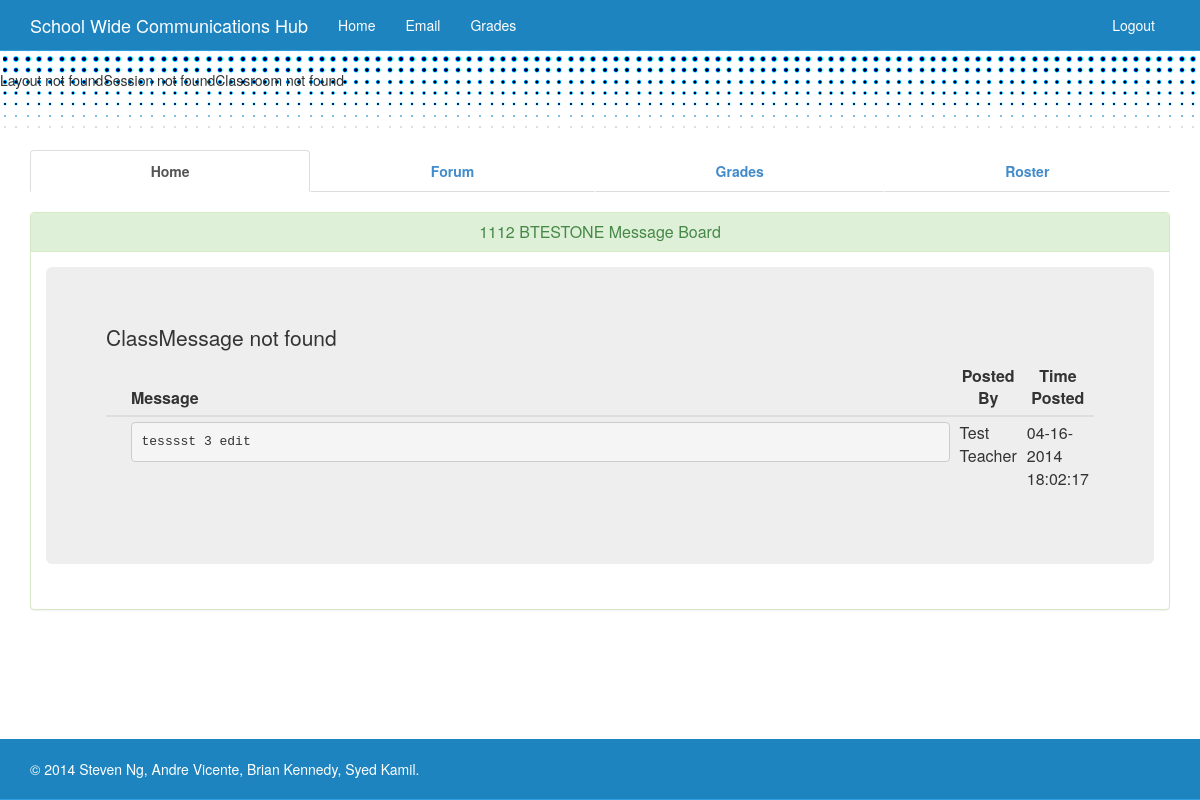
The app's page /classPage.php?classid=13 (signed in) with its own data.
### tables this page shows
CREATE TABLE IF NOT EXISTS `classroom` (
  `classID` int(10) NOT NULL AUTO_INCREMENT,
  `course_number` varchar(9) NOT NULL,
  `course_name` varchar(25) NOT NULL,
  `start_date` date NOT NULL,
  `end_date` date NOT NULL,
  `start_time` time NOT NULL,
  `end_time` time NOT NULL,
  `semester` varchar(6) NOT NULL,
  `year` varchar(9) NOT NULL,
  `teacherID` int(10) NOT NULL,
  `forumName` varchar(16) NOT NULL,
  `status` tinyint(1) NOT NULL,
  PRIMARY KEY (`classID`)
);

CREATE TABLE IF NOT EXISTS `class_messageboard` (
  `class_messageID` int(4) unsigned NOT NULL AUTO_INCREMENT,
  `messageContent` text,
  `accountID` int(10) NOT NULL,
  `authorFirstName` varchar(25) NOT NULL DEFAULT 'Test',
  `authorLastName` varchar(30) NOT NULL DEFAULT 'Admin',
  `messageDate` datetime DEFAULT NULL,
  `classID` int(10) NOT NULL,
  PRIMARY KEY (`class_messageID`)
);

### classes/session.php (called while the page is built, shortened)
<?php
require_once dirname(dirname(__FILE__)) . '\AutoLoader.php';
class Session
{
	private $userID, $userName, $userType, $firstName, $lastName, $database;
	public function __construct(array $userData, PDO $db)
	{
		$this->userType = $userData['sess_role'];
		$this->database = $db;
	}
	public function getUserType()
	{
		return $this->userType;
	}
	public function getUserTypeFormatted()
	{
		$stmt =  $this->database->query('SELECT description FROM role WHERE role = "' . $this->userType . '"');
		$result = $stmt->fetchAll(PDO::FETCH_ASSOC);
		return $result[0]['description'];
	}
}
?>

### classes/classroom.php (called while the page is built, shortened)
<?php
class Classroom
{
	private $classID, $course_number, $course_name, $start_date, $end_date, $start_time, $end_time, $semester, $year, $teacherID, $teacherUser, $teacherFirst, $teacherLast, $forumName, $status, $database;
	public function __construct($classInfo, $teacherInfo, PDO $db)
	{
		$this->course_number = $classInfo['course_number'];
		$this->course_name = $classInfo['course_name'];
	}
	public function getCourseNumber()
	{
		return $this->course_number;
	}
	public function getCourseName()
	{
		return $this->course_name;
	}
}
?>

### classes/classmessage.php (called while the page is built, shortened)
<?php
class ClassMessage
{
	private $msgID, $acct_ID, $athr_first, $athr_last, $date_posted, $msg_content, $clssID;
	public function __construct($messageinfo)
	{
		$this->athr_first = $messageinfo['authorFirstName'];
		$this->athr_last = $messageinfo['authorLastName'];
		$this->date_posted = $messageinfo['messageDate'];
		$this->msg_content = $messageinfo['messageContent'];
	}
	public function getAuthorFirst()
	{
		return $this->athr_first;
	}
	public function getAuthorLast()
	{
		return $this->athr_last;
	}
	public function getDateFormatted()
	{
		$date = DateTime::createFromFormat('Y-m-d H:i:s', $this->date_posted);
		return $date->format('m-d-Y H:i:s');
	}
	public function getMessage()
	{
		return $this->msg_content;
	}
}
?>

### classPage.php (the view, shortened to what this page needs)
<html>
<?php
require_once '\AutoLoader.php';
$layout = new Layout();
$database = new PDO('mysql:host=localhost;dbname=sms;charset=utf8', 'root', '');
$session = new Session($_SESSION, $database);
$classid = $_GET['classid'] or die(header('Location: error.php'));
$query = $database->query('SELECT * FROM classroom WHERE classID = "' . $classid . '"');
$result = $query->fetchAll(PDO::FETCH_ASSOC);
$query =  $database->query('SELECT username, firstname, lastname FROM teacher WHERE accountID = "' . $result[0]['teacherID'] . '"');
$teacher = $query->fetchAll(PDO::FETCH_ASSOC);
$classroom = new Classroom($result[0], $teacher, $database);
echo $layout->loadFixedMainNavBar($session->getUserTypeFormatted(), $classroom->getCourseNumber() . ' ' . $classroom->getCourseName() . ' &middot Class Page', '');
?>
<link rel="stylesheet" type="text/css" href="bootstrap/css/dataTables.bootstrap.css">
<link href="bootstrap/css/background.css" rel="stylesheet">
<link href="bootstrap/css/jquery-ui-1.10.4.custom.css" rel="stylesheet">
<div class="container bottomMargin">
	<div class="bs-example bs-example-tabs">
		<ul id="myTab" class="nav nav-tabs nav-justified">
			  <li id="homeTab" class="active"><a href="#home" data-toggle="tab"><b>Home</b></a></li>
			  <li id="forumTab"><a href="#forum" data-toggle="tab"><b>Forum</b></a></li>
			  <?php
				if ($_SESSION['sess_role'] != 3)
				{
					echo '
						 <li id="registerTab"><a href="#register" tabindex="-1" data-toggle="tab"><b>Register</b></a></li>
						 <li id="rosterTab"><a href="#rosterList" tabindex="-1" data-toggle="tab"><b>Roster</b></a></li>
						 <li id="allGradesTab"><a href="#allGrades" data-toggle="tab"><b>All Grades</b></a></li>
						 ';
				}
				else
				{
					echo '
						<li id="gradesTab"><a href="#grades" data-toggle="tab"><b>Grades</b></a></li>
						<li id="rosterTab"><a href="#rosterList" tabindex="-1" data-toggle="tab"><b>Roster</b></a></li>
						';
				}
			  ?>
		</ul>
	<div id="myTabContent" class="tab-content">
	  <div class="tab-pane fade in active" id="home">
		<br />
<div class="panel-group" id="accordion">
  <div class="panel panel-success">
    <div class="panel-heading">
      <h3 class="panel-title" align="center">
        <a data-toggle="collapse" data-parent="#accordion" href="#collapseTwo">
	 <?php echo $classroom->getCourseNumber() . " " . $classroom->getCourseName(); ?> Message Board
	</a>
      </h3>
    </div>
    <div id="collapseTwo" class="panel-collapse collapse <?php echo ($session->getUserType() == 3) ? 'in' : ''; ?>">
      <div class="panel-body">
	<div class="jumbotron">
		<div class="table-responsive">
			<table class="table table-condensed" id="messageTable">
				<thead>
					<tr>
						<th></th>
						<th></th>
						<th>
							Message
						</th>
						<th style="text-align: center;">
							Posted By
						</th>
						<th style="text-align: center;">
							Time Posted
						</th>
					</tr>
				</thead>
				<tbody>
					<?php
						$count = 0;
						$classid = $_GET['classid'];
						$query = $database->query("SELECT * FROM class_messageboard  WHERE classID = " . $classid . " ORDER BY messageDate DESC");
						if ($query->rowCount() == 0)
						{
							echo '
									<tr>
										<td></td><td></td>
										<td>
											No class message available.
										</td>
										<td></td><td></td>
									</tr>
								';
						}
						else
						{
							foreach ($query as $row)
							{
									$message = new ClassMessage($row);
									echo $layout->loadClassMessages($message, $classid, $count, $session->getUserType());
									$count++;
							}
						}
					?>
				</tbody>
			</table>
		</div>
	</div>
      </div>
    </div>
  </div>
</div>
	  </div>
	</div>
	</div>
</div>
<?php
	echo $layout->loadFooter('');
?>
</html>

### classes/layout.php (shortened to what this page needs)
<?php
class Layout
{
	public function loadFixedMainNavBar($type, $title, $dir)
    {
		if ($type == "Admin")
		{
			if ($title == "Admin Main")
			{
				$links = '
						  <li class="active"><a href="'. $dir .'admin/main.php">Home</a></li>
						  <li><a href="'. $dir .'emailPage.php">Email</a></li>
						  <li class="dropdown">
						  <a href="#" class="dropdown-toggle" data-toggle="dropdown">Manage Accounts <b class="caret"></b></a>
						  <ul class="dropdown-menu">
							<li><a href="'. $dir .'admin/register.php">Add</a></li>
							<li><a href="'. $dir .'admin/viewUser.php">View/Edit</a></li>
						  </ul>
						  </li>
						  <li class="dropdown">
							  <a href="#" class="dropdown-toggle" data-toggle="dropdown">Manage Classes <b class="caret"></b></a>
							  <ul class="dropdown-menu">
								<li><a href="'. $dir .'admin/classForm.php">Add</a></li>
								<li><a href="'. $dir .'admin/viewClasses.php">View/Edit</a></li>
							  </ul>
						  </li>';
			}
			else if ($title == "Email")
			{
				$links = '
						  <li><a href="'. $dir .'admin/main.php">Home</a></li>
						  <li class="active"><a href="'. $dir .'emailPage.php">Email</a></li>
						  <li class="dropdown">
						  <a href="#" class="dropdown-toggle" data-toggle="dropdown">Manage Accounts <b class="caret"></b></a>
						  <ul class="dropdown-menu">
							<li><a href="'. $dir .'admin/register.php">Add</a></li>
							<li><a href="'. $dir .'admin/viewUser.php">View/Edit</a></li>
						  </ul>
						  </li>
						  <li class="dropdown">
							  <a href="#" class="dropdown-toggle" data-toggle="dropdown">Manage Classes <b class="caret"></b></a>
							  <ul class="dropdown-menu">
								<li><a href="'. $dir .'admin/classForm.php">Add</a></li>
								<li><a href="'. $dir .'admin/viewClasses.php">View/Edit</a></li>
							  </ul>
						  </li>';
			}
			else
			{
				$links = '
						  <li><a href="'. $dir .'admin/main.php">Home</a></li>
						  <li><a href="'. $dir .'emailPage.php">Email</a></li>
						  <li class="dropdown">
						  <a href="#" class="dropdown-toggle" data-toggle="dropdown">Manage Accounts <b class="caret"></b></a>
						  <ul class="dropdown-menu">
							<li><a href="'. $dir .'admin/register.php">Add</a></li>
							<li><a href="'. $dir .'admin/viewUser.php">View/Edit</a></li>
						  </ul>
						  </li>
						  <li class="dropdown">
							  <a href="#" class="dropdown-toggle" data-toggle="dropdown">Manage Classes <b class="caret"></b></a>
							  <ul class="dropdown-menu">
								<li><a href="'. $dir .'admin/classForm.php">Add</a></li>
								<li><a href="'. $dir .'admin/viewClasses.php">View/Edit</a></li>
							  </ul>
						  </li>';
			}
		}
		else if ($type == "Student")
		{
			if ($title == 'Student Main')
			{
				$links = '
						<li class="active"><a href="'. $dir .'student/main.php">Home</a></li>
						<li><a href="'. $dir .'emailPage.php">Email</a></li>
						<li><a href="'. $dir .'student/studentGrades.php">Grades</a></li>';
			}
			else if ($title == "Email")
			{
				$links = '
						<li><a href="'. $dir .'student/main.php">Home</a></li>
						<li class="active"><a href="'. $dir .'emailPage.php">Email</a></li>
						<li><a href="'. $dir .'student/studentGrades.php">Grades</a></li>';
			}
			else if ($title == "Grades")
			{
				$links = '
						<li><a href="'. $dir .'student/main.php">Home</a></li>
						<li><a href="'. $dir .'emailPage.php">Email</a></li>
						<li class="active"><a href="'. $dir .'student/studentGrades.php">Grades</a></li>';
			}
			else
			{
				$links = '
						<li><a href="'. $dir .'student/main.php">Home</a></li>
						<li><a href="'. $dir .'emailPage.php">Email</a></li>
						<li><a href="'. $dir .'student/studentGrades.php">Grades</a></li>';
			}
		}
		$func = '<!DOCTYPE html>
		<html lang="en">
		  <head>
			<meta charset="utf-8">
			<meta http-equiv="X-UA-Compatible" content="IE=edge">
			<meta name="viewport" content="width=device-width, initial-scale=1">
			<meta name="description" content="">
			<meta name="author" content="">
			<link rel="shortcut icon" href="../../assets/ico/favicon.ico">
			<title>' . $title . '</title>
			<link href="'. $dir .'bootstrap/css/bootstrap.css" rel="stylesheet">
			<link href="'. $dir .'bootstrap/css/sticky-footer-navbar.css" rel="stylesheet">
			<!--[if lt IE 9]>
			  <script src="https://oss.maxcdn.com/libs/html5shiv/3.7.0/html5shiv.js"></script>
			  <script src="https://oss.maxcdn.com/libs/respond.js/1.4.2/respond.min.js"></script>
			<![endif]-->
		  </head>
		  <body>
			<div class="navbar navbar-default navbar-fixed-top" role="navigation">
			  <div class="container">
				<div class="navbar-header">
				  <button type="button" class="navbar-toggle" data-toggle="collapse" data-target=".navbar-collapse">
					<span class="sr-only">Toggle navigation</span>
					<span class="icon-bar"></span>
					<span class="icon-bar"></span>
					<span class="icon-bar"></span>
				  </button>
				  <a class="navbar-brand" href="'. $dir .'index.php">School Wide Communications Hub</a>
				</div>
				<div class="collapse navbar-collapse">
				  <ul class="nav navbar-nav">
					' . $links . '
				  </ul>
				<ul class="nav navbar-nav navbar-right">
					<li><a href="'. $dir .'classes/logout.php">Logout</a></li>
				</ul>
				</div>
			  </div>
			</div>
			';
		return $func;
	}
	public function loadFooter($dir)
    {
		$func = '
			<div class="navbar navbar-default navbar-fixed-bottom">
			  <div class="container">
				<p class="text-muted">&copy 2014 Steven Ng, Andre Vicente, Brian Kennedy, Syed Kamil.</p>
			  </div>
			</div>
			<!-- Bootstrap core JavaScript
			================================================== -->
			<script src="https://ajax.googleapis.com/ajax/libs/jquery/1.11.0/jquery.min.js"></script>
			<script src="'. $dir .'bootstrap/js/bootstrap.js"></script>
		  </body>';
		return $func;
	}
	public function loadClassMessages(ClassMessage $mssg, $clssID, $modalNum, $role)
	{
		$edt =  '
				<button type="button" class="btn btn-primary" data-toggle="modal" data-target="#cModal' . $modalNum . '">Edit</button>
				<div class="modal fade" id="cModal' . $modalNum . '" tabindex="-1" role="dialog" aria-labelledby="myModalLabel" aria-hidden="true">
				  <div class="modal-dialog">
					<div class="modal-content">
					  <div class="modal-header">
						<button type="button" class="close" data-dismiss="modal" aria-hidden="true">&times;</button>
						<h3 class="modal-title" id="myModalLabel" align="center">Edit Message</h3>
					  </div>
					  <div class="modal-body">
						<pre><textarea id="edtMessage' . $modalNum . '" name="edtMessage' . $modalNum . '" class="messageBoard">' . $mssg->getMessage() . '</textarea></pre>
					  </div>
					  <div class="modal-footer">
						<button type="button" class="btn btn-default" data-dismiss="modal">Close</button>
						<button type="button" class="btn btn-primary" data-dismiss="modal" data-target="edtMessage' . $modalNum . '" onclick="editClassMsg(' . $mssg->getID() . ', ' . $modalNum . ')">Submit</button>
					  </div>
					</div>
				  </div>
				</div>
			';
		$dlt = '
					<button type="button" class="btn btn-danger" onclick="deleteClassMsg(' . $mssg->getID() . ')">
						Delete
					</button>
			';
		if ($role=='1' || $role=='2')
		{
			$func = '
				<tr class="searchable">
					<td>
						' . $dlt . '
					</td>
					<td>
						' . $edt . '
					</td>
					<td style="width: 85%;">
						<pre>' . $mssg->getMessage() . '</pre>
					</td>
					<td>
						' . $mssg->getAuthorFirst() . ' ' . $mssg->getAuthorLast() . '
					</td>
					<td>
						' . $mssg->getDateFormatted() . '
					</td>
				</tr>
			';
		}
		else
		{
			$func = '
				<tr class="searchable">
					<td></td><td></td>
					<td style="width: 85%;">
						<pre>' . $mssg->getMessage() . '</pre>
					</td>
					<td>
						' . $mssg->getAuthorFirst() . ' ' . $mssg->getAuthorLast() . '
					</td>
					<td>
						' . $mssg->getDateFormatted() . '
					</td>
				</tr>
			';
		}
		return $func;
	}
}
?>

### records on screen
classroom: course_number "1112", course_name "BTESTONE"
class_messageboard: messageContent "tesssst 3 edit", authorFirstName "Test", authorLastName "Teacher", messageDate "04-16-2014 18:02:17"

### other values on screen
$object "Session Classroom"
